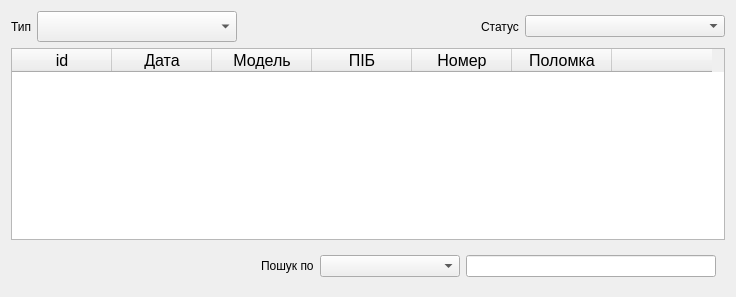
        <widget class="QWidget" name="tabClientTable">
         <attribute name="title">
          <string>Прийомка</string>
         </attribute>
         <layout class="QGridLayout" name="gridLayout_5">
          <item row="0" column="0" colspan="2">
           <layout class="QGridLayout" name="gridLayout_4">
            <item row="1" column="2">
             <spacer name="horizontalSpacer">
              <property name="orientation">
               <enum>Qt::Horizontal</enum>
              </property>
              <property name="sizeHint" stdset="0">
               <size>
                <width>40</width>
                <height>20</height>
               </size>
              </property>
             </spacer>
            </item>
            <item row="1" column="3">
             <widget class="QLabel" name="label_2">
              <property name="text">
               <string>Статус</string>
              </property>
             </widget>
            </item>
            <item row="1" column="1">
             <widget class="QComboBox" name="comboBoxGadgetType">
              <property name="minimumSize">
               <size>
                <width>200</width>
                <height>0</height>
               </size>
              </property>
              <property name="font">
               <font>
                <pointsize>14</pointsize>
               </font>
              </property>
              <property name="styleSheet">
               <string notr="true"/>
              </property>
             </widget>
            </item>
            <item row="1" column="5">
             <widget class="QComboBox" name="comboBoxIsFixed">
              <property name="minimumSize">
               <size>
                <width>200</width>
                <height>0</height>
               </size>
              </property>
             </widget>
            </item>
            <item row="1" column="0">
             <widget class="QLabel" name="label_31">
              <property name="text">
               <string>Тип</string>
              </property>
             </widget>
            </item>
           </layout>
          </item>
          <item row="1" column="0" colspan="2">
           <layout class="QVBoxLayout" name="verticalLayout">
            <item>
             <widget class="QTableWidget" name="tableWidgetClients">
              <property name="sizePolicy">
               <sizepolicy hsizetype="Expanding" vsizetype="Expanding">
                <horstretch>0</horstretch>
                <verstretch>0</verstretch>
               </sizepolicy>
              </property>
              <property name="maximumSize">
               <size>
                <width>16000</width>
                <height>16000</height>
               </size>
              </property>
              <property name="font">
               <font>
                <pointsize>12</pointsize>
               </font>
              </property>
              <attribute name="verticalHeaderVisible">
               <bool>false</bool>
              </attribute>
              <column>
               <property name="text">
                <string>id</string>
               </property>
              </column>
              <column>
               <property name="text">
                <string>Дата</string>
               </property>
              </column>
              <column>
               <property name="text">
                <string>Модель</string>
               </property>
              </column>
              <column>
               <property name="text">
                <string>ПІБ</string>
               </property>
              </column>
              <column>
               <property name="text">
                <string>Номер</string>
               </property>
              </column>
              <column>
               <property name="text">
                <string>Поломка</string>
               </property>
              </column>
              <column>
               <property name="text">
                <string/>
               </property>
              </column>
             </widget>
            </item>
           </layout>
          </item>
          <item row="2" column="0">
           <spacer name="horizontalSpacer_22">
            <property name="orientation">
             <enum>Qt::Horizontal</enum>
            </property>
            <property name="sizeHint" stdset="0">
             <size>
              <width>235</width>
              <height>20</height>
             </size>
            </property>
           </spacer>
          </item>
          <item row="2" column="1">
           <widget class="QWidget" name="widget_18" native="true">
            <layout class="QHBoxLayout" name="horizontalLayout_7">
             <item>
              <widget class="QLabel" name="label">
               <property name="text">
                <string>Пошук по</string>
               </property>
              </widget>
             </item>
             <item>
              <widget class="QComboBox" name="comboBoxSearchFilter">
               <property name="minimumSize">
                <size>
                 <width>140</width>
                 <height>0</height>
                </size>
               </property>
              </widget>
             </item>
             <item>
              <widget class="QLineEdit" name="lineEditSearch">
               <property name="minimumSize">
                <size>
                 <width>250</width>
                 <height>0</height>
                </size>
               </property>
              </widget>
             </item>
            </layout>
           </widget>
          </item>
         </layout>
        </widget>
